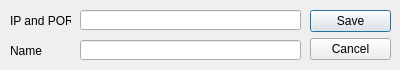
<?xml version="1.0" encoding="UTF-8"?>
<ui version="4.0">
 <class>Dialog</class>
 <widget class="QDialog" name="Dialog">
  <property name="windowModality">
   <enum>Qt::NonModal</enum>
  </property>
  <property name="geometry">
   <rect>
    <x>0</x>
    <y>0</y>
    <width>400</width>
    <height>70</height>
   </rect>
  </property>
  <property name="contextMenuPolicy">
   <enum>Qt::NoContextMenu</enum>
  </property>
  <property name="windowTitle">
   <string>Add Server</string>
  </property>
  <property name="windowOpacity">
   <double>1.000000000000000</double>
  </property>
  <property name="autoFillBackground">
   <bool>false</bool>
  </property>
  <property name="styleSheet">
   <string notr="true"/>
  </property>
  <property name="locale">
   <locale language="English" country="UnitedStates"/>
  </property>
  <property name="sizeGripEnabled">
   <bool>false</bool>
  </property>
  <property name="modal">
   <bool>false</bool>
  </property>
  <widget class="QDialogButtonBox" name="buttonBox">
   <property name="geometry">
    <rect>
     <x>310</x>
     <y>10</y>
     <width>81</width>
     <height>61</height>
    </rect>
   </property>
   <property name="orientation">
    <enum>Qt::Vertical</enum>
   </property>
   <property name="standardButtons">
    <set>QDialogButtonBox::Cancel|QDialogButtonBox::Save</set>
   </property>
   <property name="centerButtons">
    <bool>false</bool>
   </property>
  </widget>
  <widget class="QLabel" name="LBL_IP">
   <property name="geometry">
    <rect>
     <x>10</x>
     <y>10</y>
     <width>61</width>
     <height>21</height>
    </rect>
   </property>
   <property name="text">
    <string>IP and PORT</string>
   </property>
  </widget>
  <widget class="QLabel" name="LBL_name">
   <property name="geometry">
    <rect>
     <x>10</x>
     <y>40</y>
     <width>61</width>
     <height>21</height>
    </rect>
   </property>
   <property name="text">
    <string>Name</string>
   </property>
  </widget>
  <widget class="QLineEdit" name="LE_IP">
   <property name="geometry">
    <rect>
     <x>80</x>
     <y>10</y>
     <width>221</width>
     <height>20</height>
    </rect>
   </property>
  </widget>
  <widget class="QLineEdit" name="LE_name">
   <property name="geometry">
    <rect>
     <x>80</x>
     <y>40</y>
     <width>221</width>
     <height>20</height>
    </rect>
   </property>
  </widget>
 </widget>
 <resources/>
 <connections>
  <connection>
   <sender>buttonBox</sender>
   <signal>accepted()</signal>
   <receiver>Dialog</receiver>
   <slot>accept()</slot>
   <hints>
    <hint type="sourcelabel">
     <x>248</x>
     <y>254</y>
    </hint>
    <hint type="destinationlabel">
     <x>157</x>
     <y>274</y>
    </hint>
   </hints>
  </connection>
  <connection>
   <sender>buttonBox</sender>
   <signal>rejected()</signal>
   <receiver>Dialog</receiver>
   <slot>reject()</slot>
   <hints>
    <hint type="sourcelabel">
     <x>316</x>
     <y>260</y>
    </hint>
    <hint type="destinationlabel">
     <x>286</x>
     <y>274</y>
    </hint>
   </hints>
  </connection>
 </connections>
</ui>
